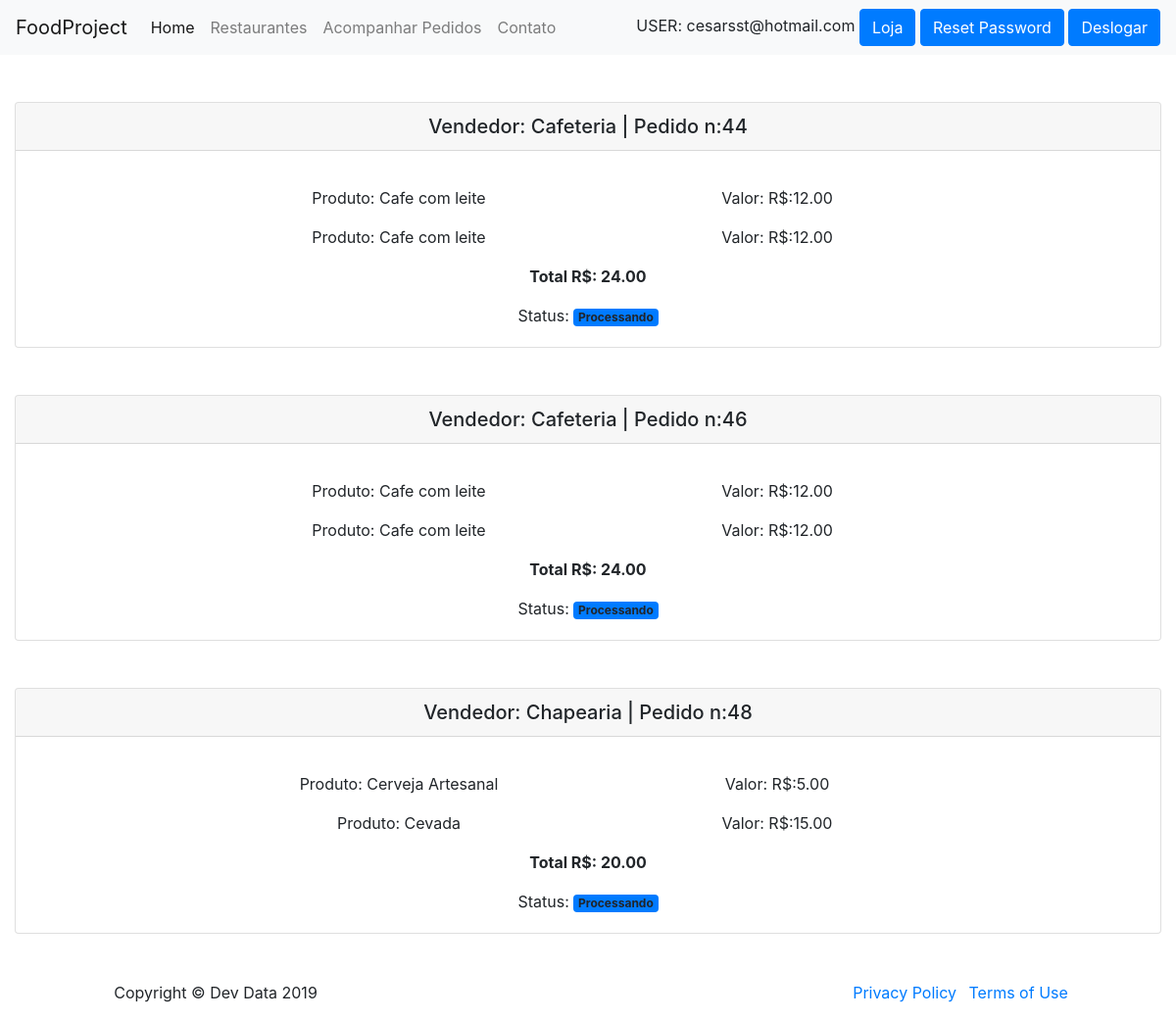
/lojas/acompanharPedido/ (signed in), run on the app's committed database.
### users/models.py (models this page shows, shortened)
class CustomUser(AbstractBaseUser, PermissionsMixin):
    email = models.EmailField(_('email address'), unique=True)
    is_staff = models.BooleanField(default=False)
    is_active = models.BooleanField(default=True)
    date_joined = models.DateTimeField(default=timezone.now)
    level = models.DecimalField(max_digits=2, max_length=1, decimal_places=0, default=0)
    USERNAME_FIELD = 'email'
    REQUIRED_FIELDS = []
    objects = CustomUserManager()
    class Meta:
        verbose_name = 'Usuario'
        verbose_name_plural = 'Usuarios'
        ordering = ['email']

### lojas/models.py (models this page shows, shortened)
class Comanda(models.Model):
    id_comanda = models.IntegerField(default=0)
    id_pedido = models.ForeignKey(Pedido, on_delete=models.CASCADE, related_name='comanda')
    start_at = models.DateTimeField(auto_now_add=True)
    total_comanda = models.DecimalField(max_length=None, decimal_places=2, max_digits=5)
    id_user = models.ForeignKey(CustomUser, on_delete=models.CASCADE, related_name='comanda')
    id_loja = models.ForeignKey(Lojas, on_delete=models.CASCADE, related_name='comanda')
    status = models.IntegerField('Status', default=0)
    user_view = models.IntegerField('Status', default=0)
    objects = models.Manager()
    def __str__(self):
        return self.id_loja.nome
    class Meta:
        verbose_name = 'Comanda'
        verbose_name_plural = 'Comandas'
        ordering = ['id_loja']

class Lojas(models.Model):
    nome = models.CharField('Nome', max_length=100)
    slug = models.SlugField('Atalho')
    about = models.TextField('Sobre', blank=True)
    create_at = models.DateTimeField('Data de adesão', auto_now_add=True)
    updated_at = models.DateTimeField('Atualiza em', auto_now=True)
    categoria = models.CharField('Categoria', max_length=100)                       #mudar depois
    image = models.ImageField(upload_to='media/images', verbose_name='Imagem',
                              null=True, blank=True)
    useradmin = models.ForeignKey(CustomUser, on_delete=models.CASCADE, related_name='lojaadm')
    objects = models.Manager()
    objectsSearch = LojasManager()
    class Meta:
        verbose_name = 'Loja'
        verbose_name_plural = 'Lojas'
        ordering = ['nome']

class Pedido(models.Model):
    id_pedido = models.AutoField('Pedido', primary_key=True)
    id_user = models.ForeignKey(CustomUser, on_delete=models.CASCADE, related_name='pedido')
    id_prato = models.ForeignKey(Cardapio, on_delete=models.CASCADE, related_name='pedido')
    id_loja = models.ForeignKey(Lojas, on_delete=models.CASCADE, related_name='pedido')
    is_active = models.BooleanField('Ativo', default=False)
    objects = models.Manager()
    def __str__(self):
        return str(self.id_prato)
    class Meta:
        verbose_name = 'Pedido'
        verbose_name_plural = 'Pedidos'
        ordering = ['id_pedido']

class Cardapio(models.Model):
    nome = models.CharField('Nome', max_length=100)
    about = models.TextField('Sobre', blank=True)
    price = models.DecimalField('Preço', max_digits=5, decimal_places=2, max_length=None)
    categoria = models.CharField('Categoria', max_length=100)
    image = models.ImageField(upload_to='media/images', verbose_name='Imagem',
                              null=True, blank=True)
    loja = models.ForeignKey(Lojas, on_delete=models.CASCADE, related_name='cardapio')
    objects = models.Manager()
    objectsSearch = CardapioManager()
    def __str__(self):
        return self.nome
    class Meta:
        verbose_name = 'Cardapio'
        verbose_name_plural = 'Cardapios'
        ordering = ['nome']

### lojas/views.py (the view)
# urls.py: path('acompanharPedido/', acompanhar_pedidos, name='acompanhar_pedidos'),
def acompanhar_pedidos(request):
    user = request.user
    comandas = Comanda.objects.all().filter(id_user=user.id)
    list = []
    atual = 0
    for comanda in comandas:
       if atual == 0:
         atual = comanda.id_comanda
         list.append(atual)
       else:
           if comanda.id_comanda == atual:
                pass
           else:
               atual = comanda.id_comanda
               list.append(atual)
    context = {}
    pedidos = []
    aux = []
    for item in list:
        pedidos.clear()
        context['id'] = item
        sum = 0
        for comanda in comandas:
            if comanda.id_comanda == item:
                pedidos.append(comanda)
                sum += comanda.total_comanda
                status = comanda.status
                user_view = comanda.user_view
        context['sum'] = sum
        context['status'] = status
        context['user_view'] = user_view
        context['pedidos'] = pedidos.copy()
        aux.append(context.copy())
    data = {
        'data': aux
    }
    template_name = 'lojas/acompanhar_pedidos.html'
    return render(request, template_name, data)

### lojas/templates/lojas/acompanhar_pedidos.html (shortened to what this page needs)
{% extends 'core/base.html' %}
{% load static %}
{% block content %}
<div class="container-fluid text-center">
{% if user.is_authenticated %}
{% for item in data %}
{% if item.user_view == 0 %}
<div class="card">
    <h5 class="card-header">
        <div class="row justify-content-center">
                    <div class="col">
                    </div>
                    <div class="col">
                        Vendedor: {{ item.pedidos.0 }} | Pedido n:{{ item.id }}
                    </div>
                    <div class="col justify-right">
                    </div>
        </div>
    </h5>
    <div class="card-body">
        {% for pedido in item.pedidos%}
        <p class="card-text">
            <center>
                <div class="row justify-content-center">
                    <div class="col-4">
                        Produto: {{ pedido.id_pedido }}
                    </div>
                    <div class="col-4">
                        Valor: R$:{{ pedido.total_comanda }}
                    </div>
                </div>
            </center>
        </p>
        {% endfor %}
        <p class="card-text"><b>Total  R$: {{ item.sum }} </b></p>
        Status:
        {% if item.status == 0 %}
             <a class="badge badge-primary">Processando</a>
        {% endif %}
    </div>
</div>
{% endif %}
{% endfor %}
{% else %}
    <h5>Você precisa logar antes de acessar essa página!</h5>
{% endif %}
</div>
{% endblock %}

### core/templates/core/base.html (shortened to what this page needs)
<!doctype html>
<html lang="en">
  <head>
    <link rel="stylesheet" href="https://stackpath.bootstrapcdn.com/bootstrap/4.3.1/css/bootstrap.min.css">
  </head>
  <body>
  <container>
  <nav class="navbar navbar-expand-lg navbar-light bg-light sticky-top">
        <a class="navbar-brand" href="#">FoodProject</a>
        <div class="collapse navbar-collapse" id="navbarNavDropdown">
            <ul class="navbar-nav">
            <li class="nav-item active">
                <a class="nav-link" href="{% url 'home' %}"> Home <span class="sr-only">(current)</span></a>
            </li>
            <li class="nav-item">
                <a class="nav-link" href="{% url 'index_lojas' %}">Restaurantes</a>
            </li>
            <li class="nav-item">
                <a class="nav-link" href="{% url 'acompanhar_pedidos' %}">Acompanhar Pedidos</a>
            </li>
            <li class="nav-item">
                <a class="nav-link" href="{% url 'contato' %}">Contato</a>
            </li>
            </ul>
            <ul class="navbar-nav flex-row ml-md-auto d-none d-md-flex">
                <li>
                    {% if user.is_authenticated %}
                        USER: {{ user.email }}
                        {% if user.level >= 1 %}
                            <a href="{% url 'painel_loja' %}"><button type="button" class="btn btn-primary">Loja</button></a>
                        {% endif %}
                        <a href="{% url 'password_reset' %}"><button type="button" class="btn btn-primary">Reset Password</button></a>
                        <a href="{% url 'logout' %}"><button type="button" class="btn btn-primary">Deslogar</button></a>
                    {% endif %}
                </li>
            </ul>
        </div>
    </nav>
    </container>
    <div style="height: auto;  min-height: 600px;">
    {% block content %}
    {% endblock %}
    </div>
  <footer class="absolute">
        <div class="container mt-5">
        <center>
          <div class="row">
            <div class="col-md-4">
              <span class="copyright">Copyright &copy; Dev Data 2019</span>
            </div>
        <div class="col-md-4">
              <ul class="list-inline social-buttons">
              </ul>
            </div>
                <div class="col-md-4">
              <ul class="list-inline quicklinks">
                <li class="list-inline-item">
                  <a href="#">Privacy Policy</a>
                </li>
                <li class="list-inline-item">
                  <a href="#">Terms of Use</a>
                </li>
              </ul>
                </div>
            </div>
            </center>
        </div>
      </footer>
  </body>
</html>

### data on the page
CustomUser: email "cesarsst@hotmail.com"
Comanda: pedidos.0 "Cafeteria", id_pedido "Cafe com leite", total_comanda "12.00"
Comanda: id_pedido "Cafe com leite", total_comanda "12.00"
Comanda: pedidos.0 "Cafeteria", id_pedido "Cafe com leite", total_comanda "12.00"
Comanda: id_pedido "Cafe com leite", total_comanda "12.00"
Comanda: pedidos.0 "Chapearia", id_pedido "Cerveja Artesanal", total_comanda "5.00"
Comanda: id_pedido "Cevada", total_comanda "15.00"

### other printed values
{{ item.id }} "44" "46" "48"
{{ item.sum }} "24.00" "24.00" "20.00"
